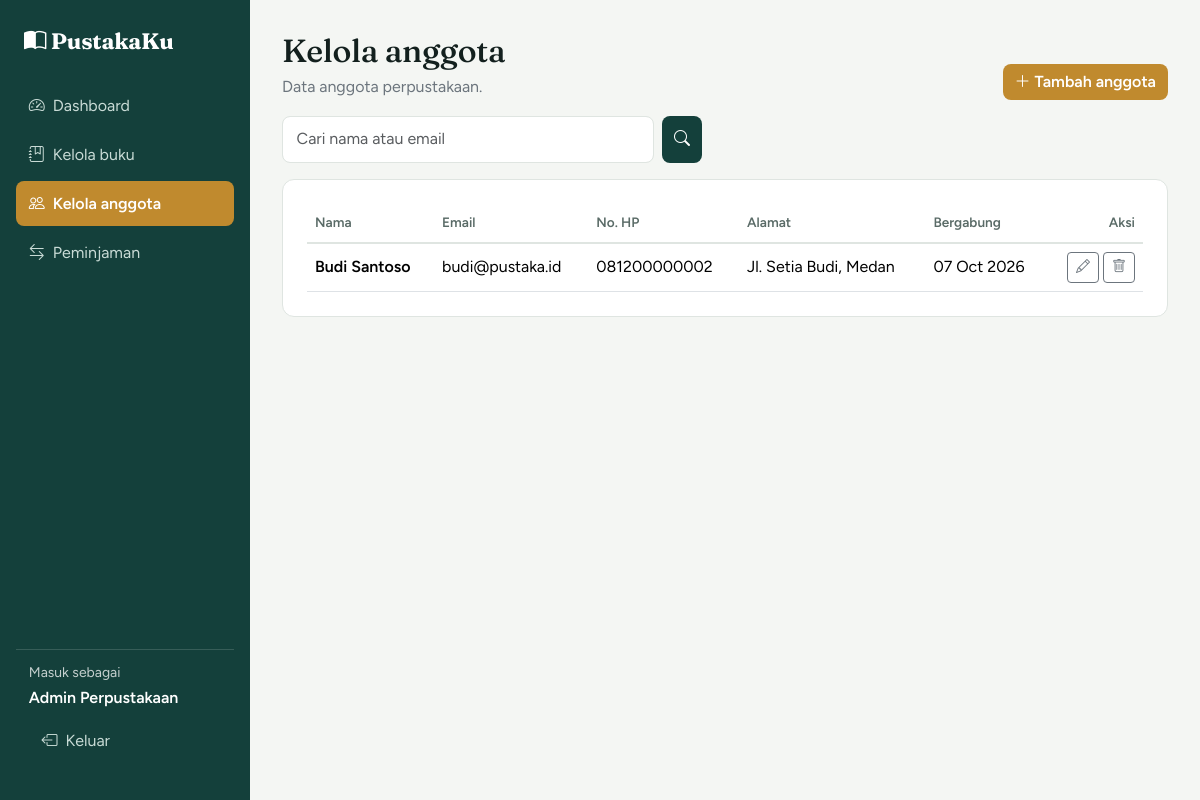
Page /admin/anggota.php (signed in) on the committed database.
### tables this page shows
CREATE TABLE users (
  id INT AUTO_INCREMENT PRIMARY KEY,
  nama VARCHAR(100) NOT NULL,
  email VARCHAR(100) NOT NULL UNIQUE,
  password VARCHAR(255) NOT NULL,
  no_hp VARCHAR(20),
  alamat TEXT,
  role ENUM('admin','anggota') NOT NULL DEFAULT 'anggota',
  created_at TIMESTAMP DEFAULT CURRENT_TIMESTAMP
);

### src/includes/config.php (called while the page is built, shortened)
<?php
function e($teks) { return htmlspecialchars((string)$teks, ENT_QUOTES, 'UTF-8'); }

### src/admin/anggota.php (the view, shortened to what this page needs)
<?php
require_once __DIR__ . '/../includes/config.php';
$q = trim($_GET['q'] ?? '');
$like = '%' . $q . '%';
$st = $db->prepare("SELECT id, nama, email, no_hp, alamat, created_at FROM users
                    WHERE role='anggota' AND (nama LIKE ? OR email LIKE ?) ORDER BY nama");
$st->bind_param('ss', $like, $like);
$st->execute();
$anggota = $st->get_result();
require __DIR__ . '/../includes/admin_header.php';
?>
<div class="d-flex flex-wrap justify-content-between align-items-end gap-3 mb-3">
  <div><h1 class="h2 mb-1">Kelola anggota</h1><p class="text-secondary mb-0">Data anggota perpustakaan.</p></div>
  <button class="btn btn-brass" data-bs-toggle="modal" data-bs-target="#modalAnggota" onclick="isiForm(null)"><i class="bi bi-plus-lg me-1"></i>Tambah anggota</button>
</div>
<form class="d-flex gap-2 mb-3" method="get" style="max-width:420px">
  <input class="form-control" name="q" placeholder="Cari nama atau email" value="<?= e($q) ?>">
  <button class="btn btn-forest"><i class="bi bi-search"></i></button>
</form>
<div class="panel">
  <div class="table-responsive">
    <table class="table align-middle mb-0">
      <thead><tr><th>Nama</th><th>Email</th><th>No. HP</th><th>Alamat</th><th>Bergabung</th><th class="text-end">Aksi</th></tr></thead>
      <tbody>
      <?php while ($a = $anggota->fetch_assoc()): ?>
        <tr>
          <td class="fw-semibold"><?= e($a['nama']) ?></td>
          <td><?= e($a['email']) ?></td>
          <td><?= e($a['no_hp']) ?></td>
          <td><?= e($a['alamat']) ?></td>
          <td><?= date('d M Y', strtotime($a['created_at'])) ?></td>
          <td class="text-end text-nowrap">
            <button class="btn btn-sm btn-outline-secondary" data-bs-toggle="modal" data-bs-target="#modalAnggota"
                    data-row="<?= e(json_encode($a)) ?>" onclick="isiForm(this)" title="Ubah"><i class="bi bi-pencil"></i></button>
            <form method="post" class="d-inline" onsubmit="return confirm('Hapus anggota ini beserta riwayat peminjamannya?')">
              <button class="btn btn-sm btn-outline-secondary" title="Hapus"><i class="bi bi-trash"></i></button>
            </form>
          </td>
        </tr>
      <?php endwhile; ?>
      </tbody>
    </table>
  </div>
</div>
<?php require __DIR__ . '/../includes/admin_footer.php'; ?>

### src/assets/css/app.css (style rules this page uses)
:root { --forest:#14403b; --moss:#2f6f62; --brass:#c08a2e; --brass-dark:#a1731f; --paper:#f4f6f3; --ink:#13201e; --line:#dfe5e1; }
body { font-family:'Figtree',sans-serif;background:var(--paper);color:var(--ink);line-height:1.6 }
h1,h2,h3,h4,.brand { font-family:'Fraunces',serif;font-weight:700;letter-spacing:-.01em }
.btn-brass { background:var(--brass);color:#fff;border:0;border-radius:8px;font-weight:600 }
.btn-forest { background:var(--forest);color:#fff;border:0;border-radius:8px;font-weight:600 }
.form-control,.form-select { border-radius:8px;border-color:var(--line);padding:.65rem .85rem }
.panel { background:#fff;border:1px solid var(--line);border-radius:12px;padding:1.5rem }
.table thead th { font-size:.85rem;color:#5a6b67;font-weight:600;border-bottom:2px solid var(--line) }

### rows in the picture
users: nama "Budi Santoso", email "budi@pustaka.id", no_hp "081200000002", alamat "Jl. Setia Budi, Medan", created_at "07 Oct 2026"

### other values in the picture
$label "Dashboard"
$label "Kelola buku"
$label "Kelola anggota"
$label "Peminjaman"
$_SESSION['user']['nama'] "Admin Perpustakaan"
